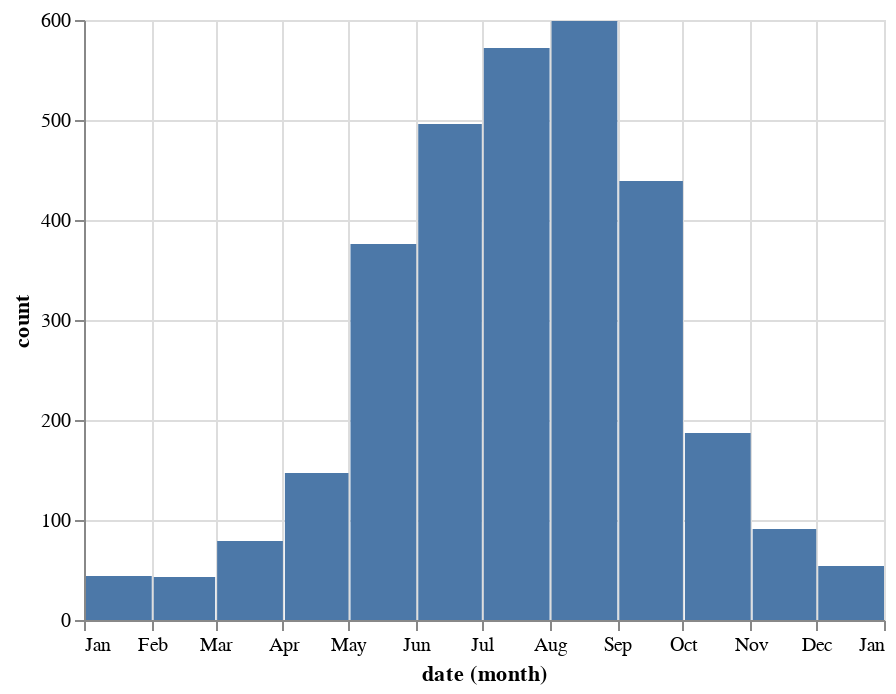

Notebook code cell kept with this figure:
### Markdown cell above
### Show number of observers per month

### Code cell
observers_by_month = get_monthly_counts(get_observation_observers, 'Observers')
alt.Chart(observers_by_month).mark_bar().encode(x='month(date):T', y='count:Q')

### Figure 1 — Vega-Lite specification as saved in the notebook (floating-point values rounded to 4 significant figures)
{"config": {"view": {"continuousWidth": 400, "continuousHeight": 300}}, "data": {"name": "data-071bc3e593c6cf3cc5ace535d859b57a"}, "mark": "bar", "encoding": {"x": {"type": "temporal", "field": "date", "timeUnit": "month"}, "y": {"type": "quantitative", "field": "count"}}, "$schema": "https://vega.github.io/schema/vega-lite/v4.8.1.json", "datasets": {"data-071bc3e593c6cf3cc5ace535d859b57a": [{"metric": "Observers", "date": "2020-01-01T00:00:00", "count": 44}, {"metric": "Observers", "date": "2020-02-01T00:00:00", "count": 43}, {"metric": "Observers", "date": "2020-03-01T00:00:00", "count": 79}, {"metric": "Observers", "date": "2020-04-01T00:00:00", "count": 147}, {"metric": "Observers", "date": "2020-05-01T00:00:00", "count": 376}, {"metric": "Observers", "date": "2020-06-01T00:00:00", "count": 496}, {"metric": "Observers", "date": "2020-07-01T00:00:00", "count": 572}, {"metric": "Observers", "date": "2020-08-01T00:00:00", "count": 599}, {"metric": "Observers", "date": "2020-09-01T00:00:00", "count": 439}, {"metric": "Observers", "date": "2020-10-01T00:00:00", "count": 187}, {"metric": "Observers", "date": "2020-11-01T00:00:00", "count": 91}, {"metric": "Observers", "date": "2020-12-01T00:00:00", "count": 54}]}}
